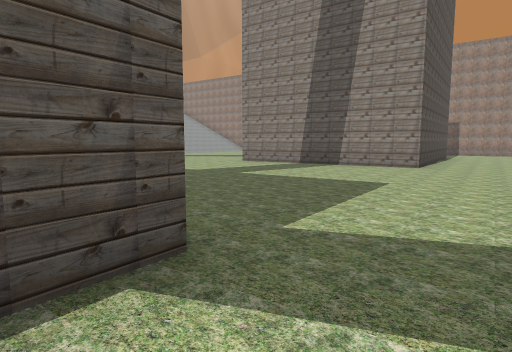
[1] (above)

24 first-person views from a walk through a Godot game level. The camera is 1.4 m above the floor, tilts 6° down and sees 75° across. The floor is counted in squares, 2 m on a side. Each view is taken from the middle of a square. On the plan, view 1 faces up. The plan holds only what a view shows up to about 10 squares ahead; the rest is blank. The place goes on beyond the plan.

[2]
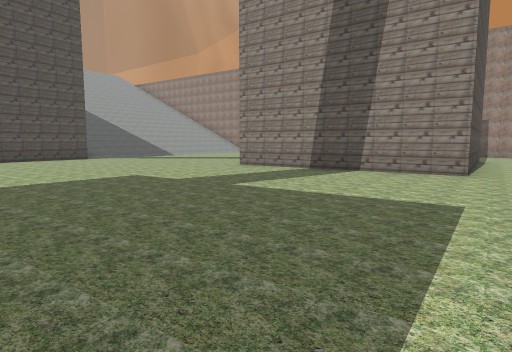

[3]
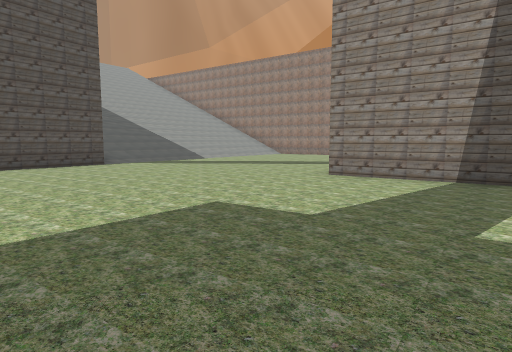

[4]
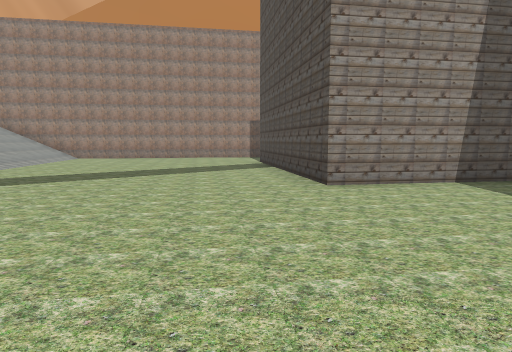

[5]
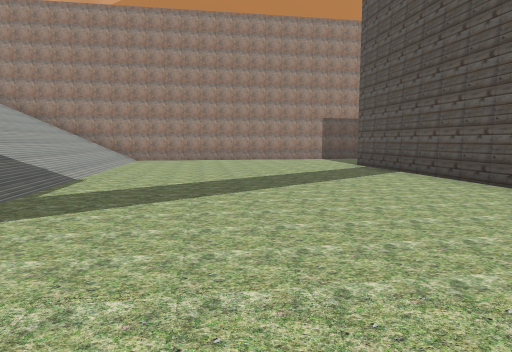

[6]
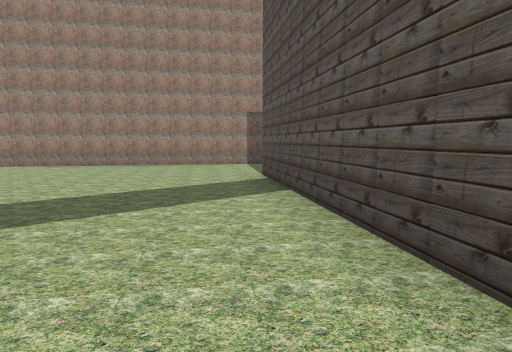

[7]
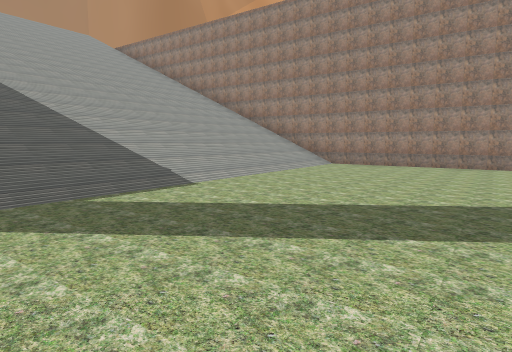

[8]
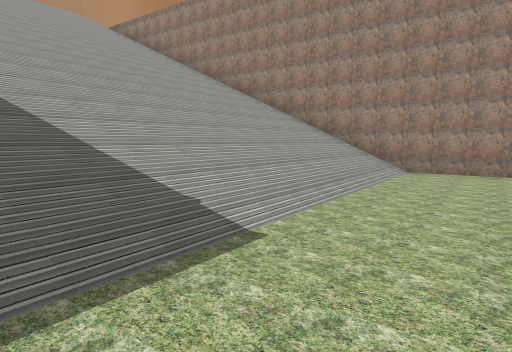

[9]
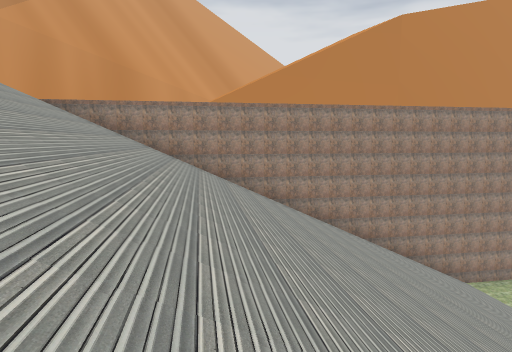

[10]
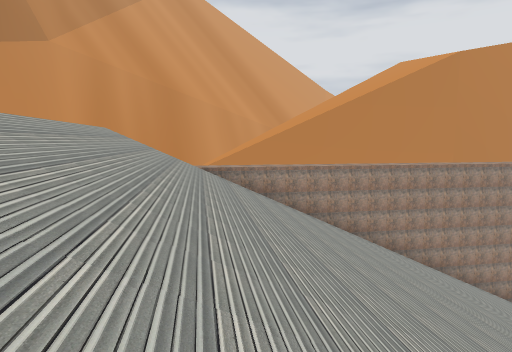

[11]
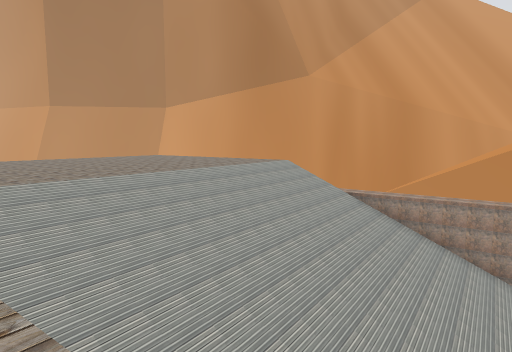

[12]
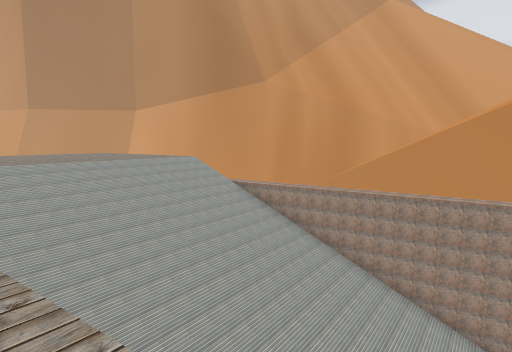

[13]
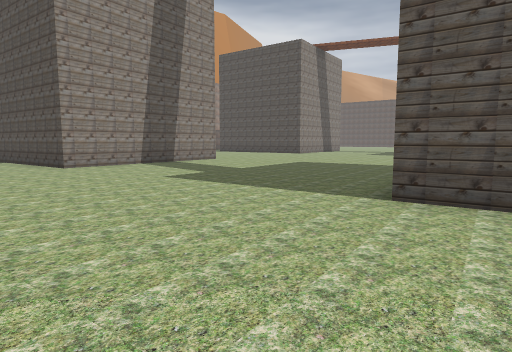

[14]
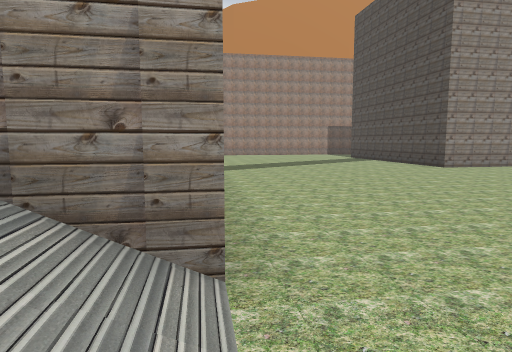

[15]
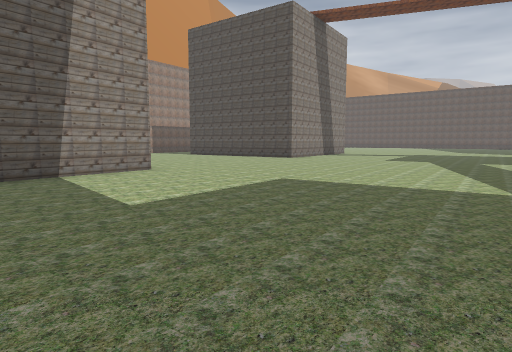

[16]
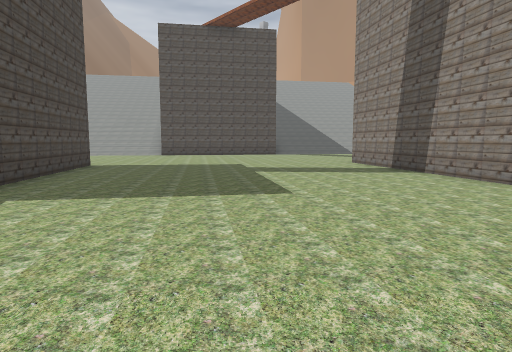

[17]
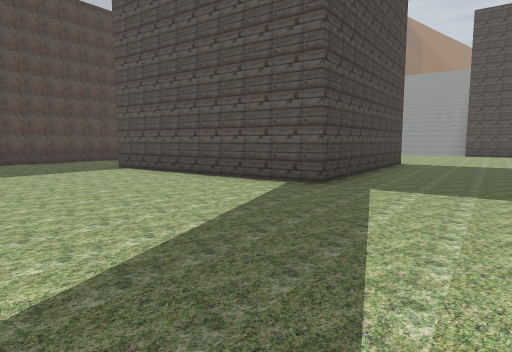

[18]
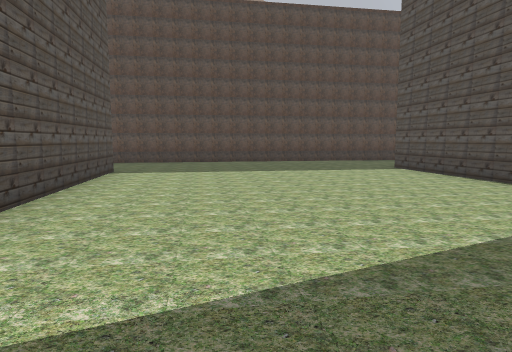

[19]
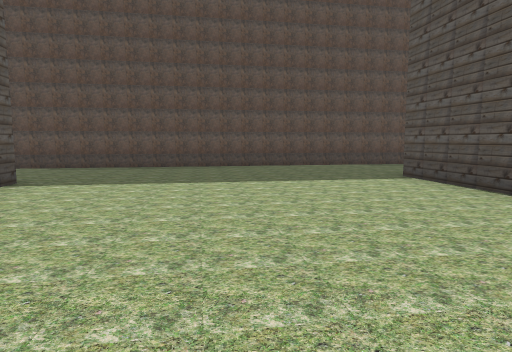

[20]
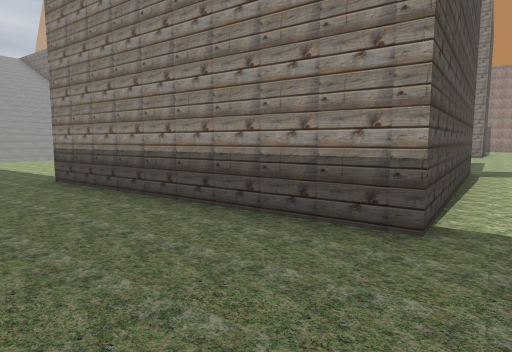

[21]
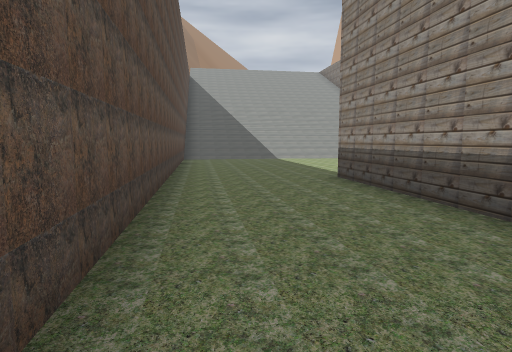

[22]
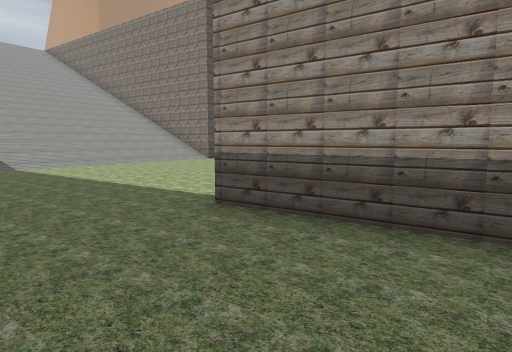

[23]
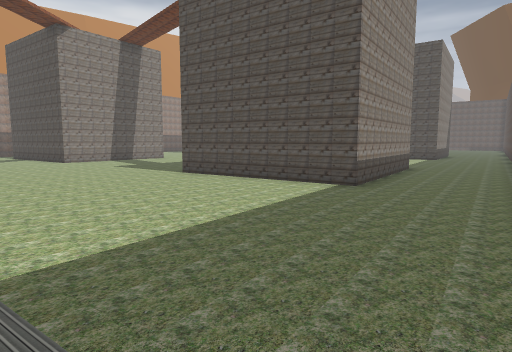

[24]
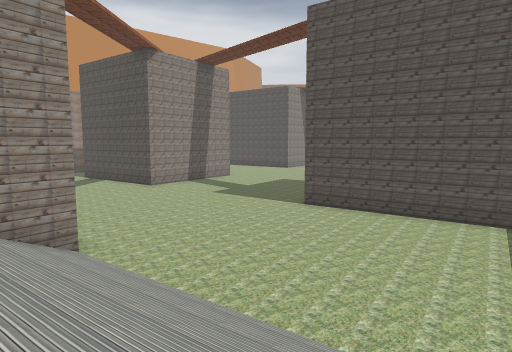

### Floor plan
Key: @ floor where view 1 was taken; # wall or solid block; . main floor; : floor 10.5 m higher than the main floor; + floor 12.5 m higher than the main floor; / step, stairs or slope; = window, fence, low wall or low ledge.
Columns run from 20 left of view 1 to 6 right of it. Each row starts with its distance up from view 1.
 30        ////:
 29 +++++++/////=
 28 ++++++//////###
 27  ++++/////////##
 26  ++++//////////###
 25   ++/////////////##
 24    ///////////////###
 23     ////////////////##
 22     ///////////////..##
 21         /  ///////....###
 20             //////......#
 19        +    /////........
 18              ///.........
 17               //........
 16            +  /........#
 15               ........##
 14              /.......##
 13             /........#
 12            /........##    #
 11          #+..........##  ##
 10        ////...........####.
  9       ////..............#..
  8      ////..................
  7     ////...................
  6      ///...................
  5       /........#...........
  4       ........####.........
  3     / .......##  ##........
  2       .......#    ##.......
  1       ......##    ##.......
  0         .....##  ##.@......
 -1          .....####.........
 -2           ......#........
 -3            #.............#
 -4             //..........##
 -5              ##........##
 -6               ##.......#
 -7                ##.....##
 -8                   :....
 -9                   ##..

Positions as (right, up) in squares from view 1, and headings:
1: (0, 0), facing up
2: (0, 2), facing up
3: (-2, 5), facing up
4: (-5, 9), facing up-right
5: (-6, 12), facing up-right
6: (-2, 12), facing up-right
7: (-3, 13), facing up
8: (-4, 16), facing up
9: (-12, 21), facing up-right
10: (-15, 23), facing up-right
11: (-13, 19), facing up
12: (-9, 16), facing up
13: (-9, 7), facing right
14: (-11, 9), facing up-right
15: (-4, 6), facing right
16: (5, 2), facing up-left
17: (5, 1), facing left
18: (5, 1), facing down-left
19: (3, 0), facing down-left
20: (-5, -5), facing up
21: (-5, -5), facing up-left
22: (-8, -3), facing up
23: (-16, 3), facing right
24: (-16, 7), facing right
